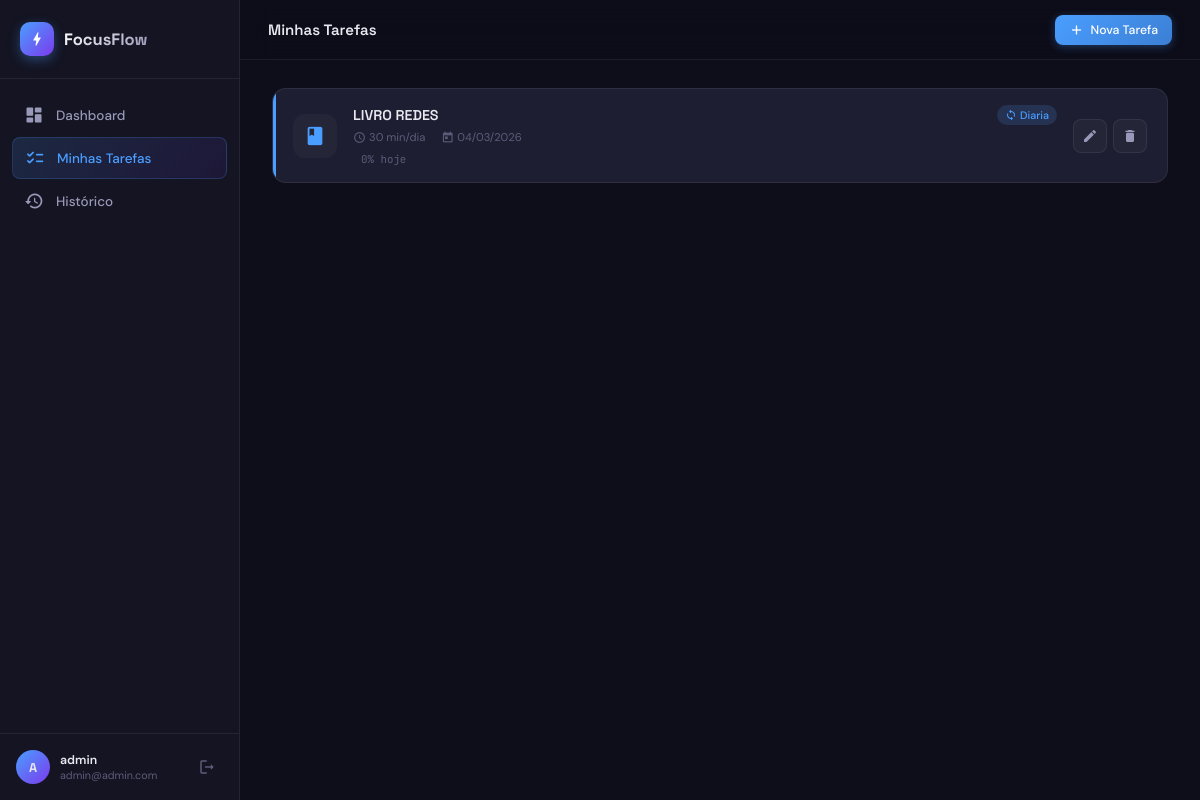
Screenshot of /tasks/ (signed in) with the database file from the repository.
### app/models.py (models this page shows, shortened)
class User(UserMixin, db.Model):
    __tablename__ = 'users'
    id = db.Column(db.Integer, primary_key=True)
    username = db.Column(db.String(80), unique=True, nullable=False)
    email = db.Column(db.String(120), unique=True, nullable=False)
    password_hash = db.Column(db.String(255), nullable=False)
    created_at = db.Column(db.DateTime, default=datetime.utcnow)
    tasks = db.relationship('Task', backref='owner', lazy='dynamic', cascade='all, delete-orphan')

class Task(db.Model):
    __tablename__ = 'tasks'
    id = db.Column(db.Integer, primary_key=True)
    user_id = db.Column(db.Integer, db.ForeignKey('users.id', ondelete='CASCADE'), nullable=False)
    name = db.Column(db.String(200), nullable=False)
    description = db.Column(db.Text, nullable=True)
    duration_minutes = db.Column(db.Integer, nullable=False, default=25)
    is_recurring = db.Column(db.Boolean, default=True)
    color = db.Column(db.String(7), default='#4A9EFF')
    icon = db.Column(db.String(50), default='timer')
    created_at = db.Column(db.DateTime, default=datetime.utcnow)
    is_active = db.Column(db.Boolean, default=True)
    sessions = db.relationship('TaskSession', backref='task', lazy='dynamic', cascade='all, delete-orphan')
    def get_today_session(self):
        today = date.today()
        return TaskSession.query.filter_by(
            task_id=self.id,
            date=today
        ).first()
    def get_or_create_today_session(self):
        session = self.get_today_session()
        return session

### app/tasks/routes.py (the view)
@tasks_bp.route('/')
@login_required
def list_tasks():
    tasks = Task.query.filter_by(user_id=current_user.id, is_active=True).order_by(Task.created_at.desc()).all()
    task_data = []
    for task in tasks:
        session = task.get_or_create_today_session()
        duration_seconds = task.duration_minutes * 60
        progress = min(100, int((session.time_completed / duration_seconds) * 100)) if duration_seconds > 0 else 0
        task_data.append({'task': task, 'session': session, 'progress': progress})
    return render_template('tasks/list.html', task_data=task_data, colors=TASK_COLORS, icons=TASK_ICONS)

### app/models.py (called while the page is built)
@login_manager.user_loader
def load_user(user_id):
    return User.query.get(int(user_id))

### app/templates/tasks/list.html (shortened to what this page needs)
{% extends "base.html" %}
{% block page_title %}Minhas Tarefas{% endblock %}
{% block topbar_actions %}
<a href="{{ url_for('tasks.create_task') }}" class="btn-primary btn-sm">
  <span class="material-icons-round">add</span> Nova Tarefa
</a>
{% endblock %}
{% block content %}
{% if not task_data %}
<div class="empty-state">
  <div class="empty-icon"><span class="material-icons-round">checklist</span></div>
  <h3>Sem tarefas criadas</h3>
  <p>Adicione tarefas e defina quanto tempo quer dedicar a cada uma.</p>
  <a href="{{ url_for('tasks.create_task') }}" class="btn-primary">
    <span class="material-icons-round">add</span> Criar primeira tarefa
  </a>
</div>
{% else %}
<div class="task-list-grid">
  {% for td in task_data %}
  {% set task = td.task %}
  {% set session = td.session %}
  <div class="task-list-card {% if session.status == 'completed' %}completed{% endif %}">
    <div class="tlc-color-bar" style="background: {{ task.color }}"></div>
    <div class="tlc-icon" style="color: {{ task.color }}">
      <span class="material-icons-round">{{ task.icon }}</span>
    </div>
    <div class="tlc-body">
      <div class="tlc-top">
        <h4>{{ task.name }}</h4>
        <div class="tlc-badges">
          {% if task.is_recurring %}
          <span class="badge badge-recurring"><span class="material-icons-round">loop</span> Diaria</span>
          {% endif %}
        </div>
      </div>
      <div class="tlc-stats">
        <span><span class="material-icons-round">schedule</span> {{ task.duration_minutes }} min/dia</span>
        <span><span class="material-icons-round">today</span> {{ task.created_at.strftime('%d/%m/%Y') }}</span>
      </div>
      <div class="tlc-progress">
        <span class="tlc-pct">{{ td.progress }}% hoje</span>
      </div>
    </div>
    <div class="tlc-actions">
      <a href="{{ url_for('tasks.edit_task', task_id=task.id) }}" class="icon-btn" title="Editar">
        <span class="material-icons-round">edit</span>
      </a>
      <form method="POST" action="{{ url_for('tasks.delete_task', task_id=task.id) }}"
            onsubmit="return confirm('Excluir esta tarefa?')">
        <button type="submit" class="icon-btn danger" title="Excluir">
          <span class="material-icons-round">delete</span>
        </button>
      </form>
    </div>
  </div>
  {% endfor %}
</div>
{% endif %}
{% endblock %}

### app/templates/base.html (shortened to what this page needs)
<!DOCTYPE html>
<html lang="pt-BR">
<head>
  <link rel="stylesheet" href="{{ url_for('static', filename='css/app.css') }}">
</head>
<body>
{% if current_user.is_authenticated %}
<aside class="sidebar" id="sidebar">
  <div class="sidebar-logo">
    <span class="logo-icon"><span class="material-icons-round">bolt</span></span>
    <span class="logo-text">FocusFlow</span>
  </div>
  <nav class="sidebar-nav">
    <a href="{{ url_for('main.dashboard') }}" class="nav-item {% if request.endpoint == 'main.dashboard' %}active{% endif %}">
      <span class="material-icons-round">dashboard</span>
      <span>Dashboard</span>
    </a>
    <a href="{{ url_for('tasks.list_tasks') }}" class="nav-item {% if 'tasks' in request.endpoint %}active{% endif %}">
      <span class="material-icons-round">checklist</span>
      <span>Minhas Tarefas</span>
    </a>
    <a href="{{ url_for('main.history') }}" class="nav-item {% if request.endpoint == 'main.history' %}active{% endif %}">
      <span class="material-icons-round">history</span>
      <span>Histórico</span>
    </a>
  </nav>
  <div class="sidebar-footer">
    <div class="user-card">
      <div class="user-avatar">{{ current_user.username[0].upper() }}</div>
      <div class="user-info">
        <span class="user-name">{{ current_user.username }}</span>
        <span class="user-email">{{ current_user.email }}</span>
      </div>
    </div>
    <a href="{{ url_for('auth.logout') }}" class="logout-btn" title="Sair">
      <span class="material-icons-round">logout</span>
    </a>
  </div>
</aside>
<div class="main-wrapper">
  <header class="topbar">
    <div class="topbar-title">{% block page_title %}{% endblock %}</div>
    <div class="topbar-actions">{% block topbar_actions %}{% endblock %}</div>
  </header>
  <main class="page-content">
    {% block content %}{% endblock %}
  </main>
</div>
{% else %}
  {% block auth_content %}{% endblock %}
{% endif %}
</body>
</html>

### rows the page displays
User: username "A", username "admin", email "admin@admin.com"
Task: name "LIVRO REDES", is_recurring True (drawn), duration_minutes "30", created_at "04/03/2026"

### other values shown
{{ td.progress }} "0"
